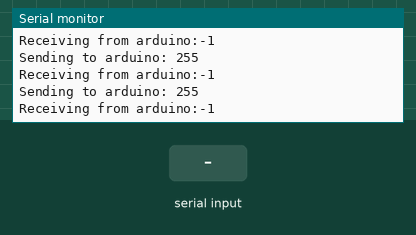
Simulated run of this program. Board: ESP8266 (NodeMCU). On the bench: the last lines printed to the serial monitor. The test bench sets the inputs (shaded band).

Above: at 10.8 s.
10.9 s: "1" received over the second serial link
At 15.7 s:
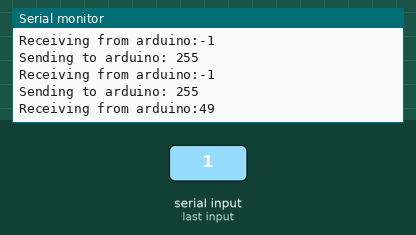
16.9 s: "0" received over the second serial link
At 20.7 s:
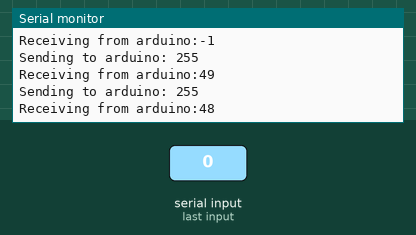
22.9 s: "2" received over the second serial link
At 25.8 s:
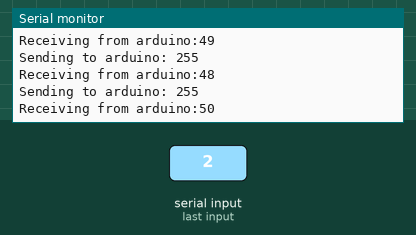
Timing chart, 0 to 27.3 s (numbered marks = the images above; inputs shaded):
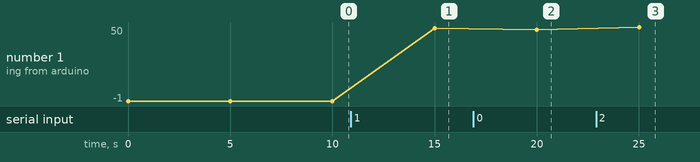

The program:

main.cpp
```cpp
/*
Duy Anh Pham
*/
/*
Dev platform: platform.io - VSCode
*/
//////Board/////
////////////////
/////NODEMCU////
////////////////
/*
  Sketch: Arduino and NodeMcu serial communication
  Wire plan:
  |Arduino  |NodeMCU  |
  |2 (as RX)|13(as RX)|
  |3 (as TX)|15(as TX)|
  |GNC      |GND      |
*/

#include <Arduino.h>
#include<SoftwareSerial.h> //Included SoftwareSerial Library

SoftwareSerial arduino(13,15);
int dataSend;
int dataRecieve;

void setup() {
  arduino.begin(9600);
  Serial.begin(9600);
}

void loop() {
  //data size by Serial.write() is max. 4bytes
  Serial.println();
  dataSend = 0xFF;
  arduino.write(dataSend);
  Serial.print("Sending to arduino: ");
  Serial.println(dataSend);
  Serial.print("Receiving from arduino:");
  dataRecieve = arduino.read();
  Serial.println(dataRecieve);
  delay(5000);
}
```

Measured:
- after the input at 10.9 s, the serial monitor: prints a new line after 4.1 s (image 1)
- after the input at 16.9 s, the serial monitor: prints a new line after 3.1 s (image 2)
- after the input at 22.9 s, the serial monitor: prints a new line after 2.1 s (image 3)
- plotted number 1: -1 → 49 after the input at 10.9 s, 49 → 48 after the input at 16.9 s
